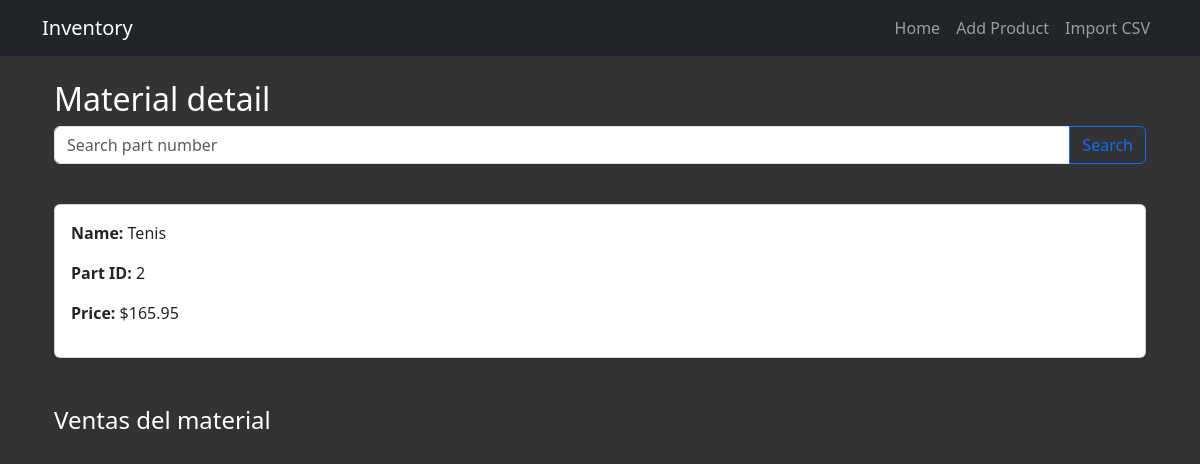
The app's page /parts/2 with its own data.
### main.py (models this page shows)
class Article(db.Model):
    id: Mapped[int] = mapped_column(primary_key=True)
    code: Mapped[str] = mapped_column(String, nullable=False)
    name: Mapped[str] = mapped_column(String(250), unique=True, nullable=False)
    description: Mapped[str] = mapped_column(String(250), nullable=False)
    quantity: Mapped[int] = mapped_column(Integer, nullable=False)
    unit_price: Mapped[float] = mapped_column(Float, nullable=False)

### main.py (the view)
@app.route('/parts/<string:article_code>', methods=['GET'])
def view_material(article_code):
    new_code = request.args.get('code')
    if new_code:
        return redirect(url_for('view_material', article_code=new_code.lower()))
    material = db.session.execute(db.select(Article).where(Article.code.ilike(article_code))).scalar()
    if not material:
        flash('Material not found', 'danger')
        return redirect(url_for('home'))
    return render_template('parts.html', article=material)

### templates/parts.html (shortened to what this page needs)
{% extends 'base.html' %}
    {% block styles %}
        {{ bootstrap.load_css() }}
        <link rel="stylesheet" href="{{ url_for('static',filename='styles.css')}}">
    {% endblock %}
{% block content %}
<div class="container mt-4">
    <h2>Material detail</h2>
    <form action="{{ url_for('view_material', article_code=article.code) }}" method="GET" class="row g-3 mb-4">
        <div class="input-group mb-3">
            <input type="text" class="form-control" name="code" placeholder="Search part number">
            <button type="submit" class="btn btn-outline-primary">Search</button>
        </div>
    </form>
    <div class="card p-3 shadow-sm rounded">
        <p><strong>Name:</strong> {{article.name}}</p>
        <p><strong>Part ID:</strong> {{article.code}}</p>
        <p><strong>Price:</strong> ${{article.unit_price}}</p>
    </div>
    <div class="mt-5">
        <h4>Ventas del material</h4>
    </div>
</div>
{% endblock %}

### static/styles.css (style rules this page uses)
html, body { height: 100%; overflow-y: auto; }
body { background-color: #333; color: white; overflow-x: auto; }

### records on screen
Article: name "Tenis", code "2", unit_price "165.95"
